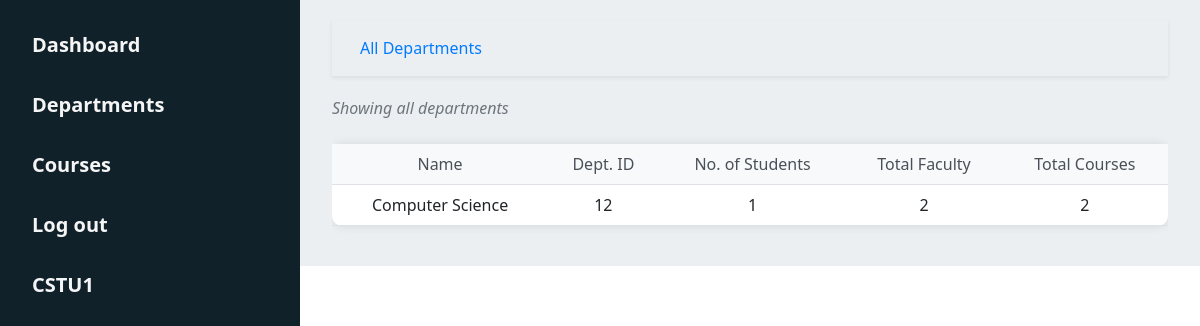
Before: /departments/ (signed in) with the older database file.
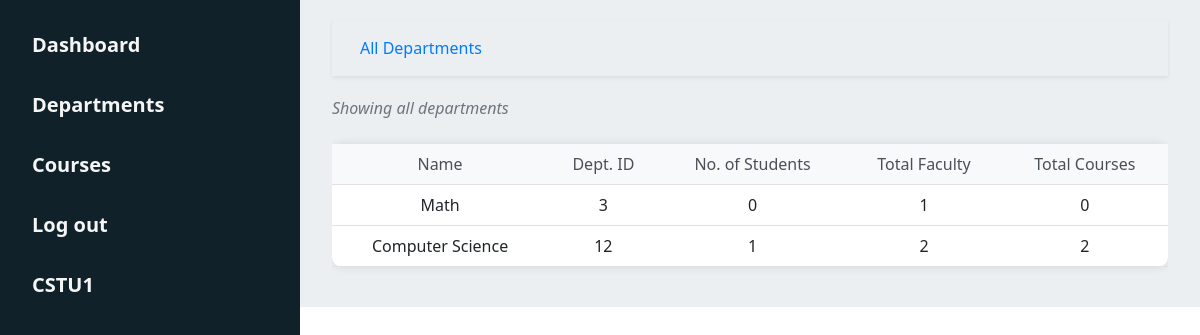
After: the same page with the newer database file.
### main/models.py (models this page shows, shortened)
class Faculty(models.Model):
    faculty_id = models.IntegerField(primary_key=True)
    name = models.CharField(max_length=100, null=False)
    email = models.EmailField(max_length=100, null=True, blank=True)
    password = models.CharField(max_length=255, null=False)
    department = models.ForeignKey(
        'Department', on_delete=models.CASCADE, null=False, related_name='faculty')
    role = models.CharField(
        default="Faculty", max_length=100, null=False, blank=True)
    photo = models.ImageField(upload_to='profile_pics', blank=True,
                              null=False, default='profile_pics/default_faculty.png')
    class Meta:
        verbose_name_plural = 'Faculty'

class Department(models.Model):
    department_id = models.IntegerField(primary_key=True)
    name = models.CharField(max_length=100, null=False)
    description = models.TextField(null=True, blank=True)
    class Meta:
        verbose_name_plural = 'Departments'
    def student_count(self):
        return self.students.count()
    def faculty_count(self):
        return self.faculty.count()
    def course_count(self):
        return self.courses.count()

### main/views.py (the view)
# urls.py: path('departments/', views.departments, name='departments'),
def departments(request):
    if request.session.get('student_id') or request.session.get('faculty_id'):
        departments = Department.objects.all()
        if request.session.get('student_id'):
            student = Student.objects.get(
                student_id=request.session['student_id'])
        else:
            student = None
        if request.session.get('faculty_id'):
            faculty = Faculty.objects.get(
                faculty_id=request.session['faculty_id'])
        else:
            faculty = None
        context = {
            'faculty': faculty,
            'student': student,
            'deps': departments
        }
        return render(request, 'main/departments.html', context)
    else:
        return redirect('std_login')

### main/templates/main/departments.html (shortened to what this page needs)
{% extends 'index.html' %}
{% block profile %}
    {% if faculty %}
        {% url 'profile' faculty.faculty_id %}
    {% else %}
        {% url 'profile' student.student_id %}
    {% endif %}
{% endblock profile %}
{% block user %}
    {% if faculty %}
        {{faculty.name}}
    {% else %}
        {{student.name}}
    {% endif %}
{% endblock user %}
{% block courses %}
    {% url 'myCourses' %}
{% endblock courses %}
{% block allCourses %}
    {% url 'courses' %}
{% endblock %}
{% block content %}
<div class="container">
    <div class="container shadow-sm">
        <nav aria-label="breadcrumb">
            <ol class="breadcrumb p-3">
                <li class="breadcrumb-item active animate__animated animate__backInRight" aria-current="page">All Departments</li>
            </ol>
        </nav>
    </div>
    {% if deps %}
        <span class="text-muted fst-italic">Showing all departments</span>
        <div class="table-responsive">
            <table class="table table-hover mt-4">
                <thead class="thead-light">
                <tr>
                    <th>Name</th>
                    <th>Dept. ID</th>
                    <th>No. of Students</th>
                    <th>Total Faculty</th>
                    <th>Total Courses</th>
                </tr>
                </thead>
                <tbody>
                {% for dep in deps%}
                <tr>
                    <td>{{dep.name}}</td>
                    <td>{{dep.department_id}}</td>
                    <td>{{dep.student_count}}</td>
                    <td>{{dep.faculty_count}}</td>
                    <td>{{dep.course_count}}</td>
                </tr>
                {% endfor %}
                </tbody>
            </table>
        </div>
    {% else %}
        <div class="text-center h4 text-secondary">No Departments to show</div>
    {% endif %}
</div>
{% endblock %}

### templates/index.html (shortened to what this page needs)
<!DOCTYPE html>
<html lang="en">
<head>
  {% load static %}
  <link rel="stylesheet" href="{% static 'styles/bootstrap.min.css' %}">
</head>
<body>
  <div class="container-fluid">
    <div class="row">
      <div class="col-md-3 sidebar">
        <nav>
          <ul class="navbar-nav">
            <li class="nav-item">
              <a class="nav-link active fw-bold d-flex align-items-center" aria-current="page" href="{% block courses %}{% endblock courses %}" data-bs-toggle="tooltip" data-bs-placement="bottom" title="Course home page">Dashboard</a>
            </li>
            <li class="nav-item">
              <a class="nav-link active fw-bold d-flex align-items-center" aria-current="page" href="/departments" data-bs-toggle="tooltip" data-bs-placement="bottom" title="Course home page">Departments</a>
            </li>
            <li class="nav-item">
              <a class="nav-link active fw-bold d-flex align-items-center" href="{% block allCourses %}{% endblock %}" data-bs-toggle="tooltip" data-bs-placement="bottom" title="Show all courses">Courses</a>
            </li>
            <li class="nav-item">
              <a class="nav-link active fw-bold d-flex align-items-center" href="{% url 'std_logout' %}" data-bs-toggle="tooltip" data-bs-placement="bottom" title="Log out">Log out</a>
            </li>
            <li class="nav-item">
              <a class="nav-link active fw-bold d-flex align-items-center" href="{% block profile %}{% endblock profile %}" data-bs-toggle="tooltip" data-bs-placement="bottom" title="Check your profile">{% block user %}{% endblock %}</a>
            </li>
          </ul>
        </nav>
      </div>
      <div class="col-md-9 main-content">
        {% block content %}{% endblock %}
      </div>
    </div>
  </div>
</body>
</html>

### templates/index.html (style rules this page uses)
.sidebar { background-color: #10212a; color: #FFFFFF; height: 100vh; width: 300px; transition: width 0.3s ease; position: fixed; top: 0; left: 0; overflow-y: auto; padding-top: 20px; }
.sidebar nav ul.navbar-nav li.nav-item { margin-bottom: 10px; }
.sidebar nav ul.navbar-nav li.nav-item a.nav-link { color: #f5f5f5; font-size: 20px; padding: 10px 20px; border-radius: 8px; font-weight: bold; display: block; }
.main-content { background-color: #ECEFF1; padding: 20px; margin-left: 300px; }
.container { max-width: 1200px; margin: 0 auto; }

### main/templates/main/departments.html (style rules this page uses)
.breadcrumb { background-color: transparent; padding: 10px 15px; margin-bottom: 20px; border-radius: 5px; }
.breadcrumb-item.active { color: #007bff; }
.table-responsive { overflow-x: auto; }
.table { background-color: #fff; border-radius: 10px; box-shadow: 0 0 10px rgba(0, 0, 0, 0.1); margin-bottom: 20px; }
.table th, .table td { border-top: none; border-bottom: 1px solid #dee2e6; }
.table th { background-color: #f8f9fa; color: #495057; font-weight: 500; text-align: center; }
.table tbody tr td { text-align: center; vertical-align: middle; }
.text-muted { color: #6c757d; }
.fst-italic { font-style: italic; }

Changed rows visible on the page:
added Department: name "Math", department_id "3", student_count "0", faculty_count "1", course_count "0"
